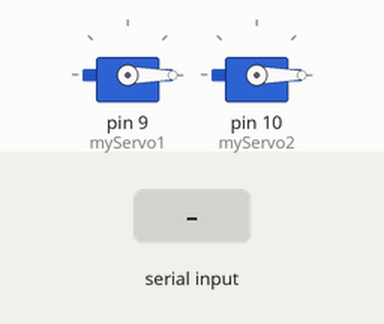
Recording of a sketch running on a simulated Arduino Uno, built with avr-gcc and run on an emulated ATmega328P. On the bench: 2 × servo. The inputs (shaded band) are chosen by the test bench.

Above: at 1.2 s.
1.3 s: byte 30 received over Serial
At 2.2 s:
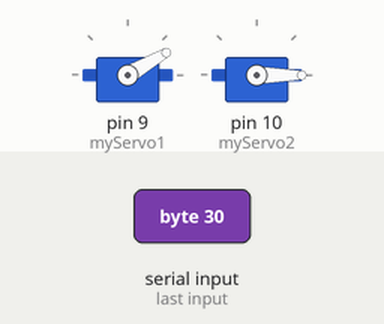
2.8 s: byte 90 received over Serial
At 3.3 s:
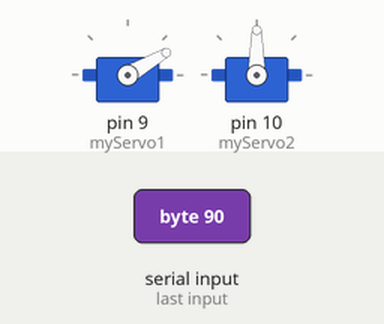
Timing chart, 0 to 5.8 s (numbered marks = the images above; inputs shaded):
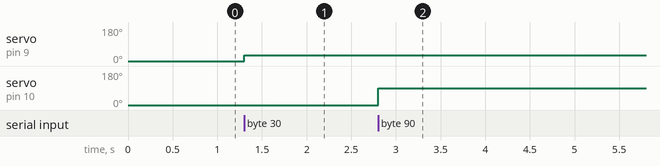

The sketch:

leapfull.ino
```cpp
#include "AFMotor.h"
#include <Servo.h>

AF_Stepper Stepper1(2000,2); // #2  M3,M4
AF_Stepper Stepper2(2000,1);

Servo myServo1;
Servo myServo2;
//int handPos;

int currentValue = 0;
int values[] = {0,0,0,0};
int angle1 = 0,angle2 = 0;
void setup() {
  myServo1.attach(9);
  myServo2.attach(10);
  Stepper1.setSpeed(900);
  Stepper2.setSpeed(900);
  Serial.begin(9600);
  myServo1.write(0);
  myServo2.write(0);
}
void loop() {


  if (Serial.available()) {

    int incomingValue = Serial.read();
    values[currentValue] = incomingValue;

    currentValue++;
    if(currentValue > 3){
      currentValue = 0;
    }

    myServo1.write(values[0]);
    myServo2.write(values[1]);

    if (values[2] == 1)
    {
          Stepper1.onestep(FORWARD,MICROSTEP);

    }
    else if(values[2] == 2)
    {

      Stepper1.onestep(BACKWARD,MICROSTEP);
    }
    else if(values[2] == 0)
    {

      Stepper1.release();
    }


    if (values[3] == 1)
    {
         //Stepper2.step(10, FORWARD, DOUBLE);
          Stepper2.onestep(FORWARD,MICROSTEP);

    }
    else if(values[3] == 2)
    {//Stepper2.step(10, FORWARD, DOUBLE);

      Stepper2.onestep(BACKWARD,MICROSTEP);
    }
    else if(values[3] == 0)
    {

      Stepper2.release();
    }


   /*angle1 = Serial.read();
    Serial.println(angle1);
    myServo1.write(angle1);
    angle2 = Serial.read();
    Serial.println(angle2);
    myServo2.write(angle2);*/

  }


}
```

Measured:
- after the input at 1.3 s, servo on pin 9 (myServo1): 0° → 30° at once
- after the input at 2.8 s, servo on pin 10 (myServo2): 0° → 90° at once
